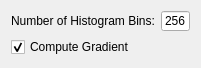
<?xml version="1.0" encoding="UTF-8"?>
<ui version="4.0">
 <class>QmitkKullbackLeiblerCompareHistogramMetricControls</class>
 <widget class="QWidget" name="QmitkKullbackLeiblerCompareHistogramMetricControls">
  <property name="geometry">
   <rect>
    <x>0</x>
    <y>0</y>
    <width>201</width>
    <height>66</height>
   </rect>
  </property>
  <property name="windowTitle">
   <string>Form</string>
  </property>
  <layout class="QVBoxLayout" name="verticalLayout">
   <item>
    <layout class="QHBoxLayout" name="horizontalLayout">
     <item>
      <widget class="QLabel" name="textLabel2_4">
       <property name="font">
        <font>
         <weight>50</weight>
         <bold>false</bold>
        </font>
       </property>
       <property name="text">
        <string>Number of Histogram Bins:</string>
       </property>
       <property name="wordWrap">
        <bool>false</bool>
       </property>
      </widget>
     </item>
     <item>
      <widget class="QLineEdit" name="m_NumberOfHistogramBinsKullbackLeiblerCompareHistogram">
       <property name="minimumSize">
        <size>
         <width>0</width>
         <height>20</height>
        </size>
       </property>
       <property name="font">
        <font>
         <weight>50</weight>
         <bold>false</bold>
        </font>
       </property>
       <property name="text">
        <string>256</string>
       </property>
       <property name="alignment">
        <set>Qt::AlignRight</set>
       </property>
      </widget>
     </item>
    </layout>
   </item>
   <item>
    <widget class="QCheckBox" name="m_ComputeGradient">
     <property name="minimumSize">
      <size>
       <width>0</width>
       <height>20</height>
      </size>
     </property>
     <property name="font">
      <font>
       <weight>50</weight>
       <bold>false</bold>
      </font>
     </property>
     <property name="text">
      <string>Compute Gradient</string>
     </property>
     <property name="checked">
      <bool>true</bool>
     </property>
    </widget>
   </item>
  </layout>
 </widget>
 <resources/>
 <connections/>
</ui>
